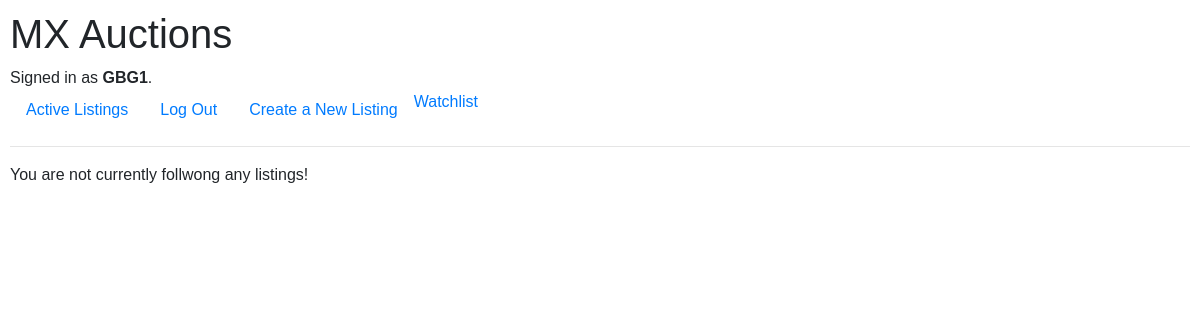
/watchlist (signed in), run on an earlier commit of the app's database.
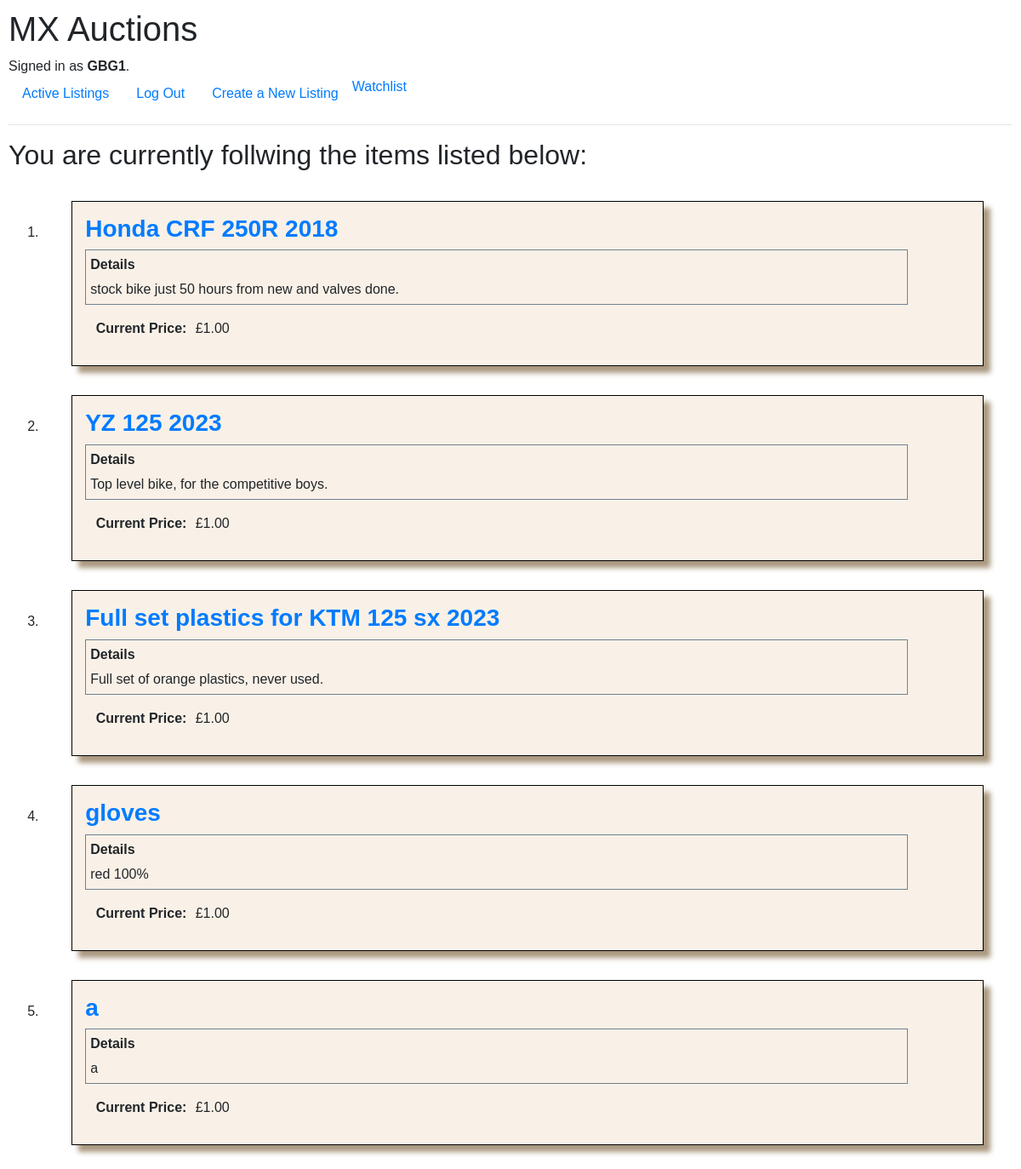
And on a later commit of the database.
### auctions/models.py (models this page shows, shortened)
class User(AbstractUser):
    def __str__(self):
        return f"{self.id}: Email: {self.email}"

class Listing(models.Model):
    category = models.ForeignKey(Category, on_delete=models.SET_NULL, null = True, blank=True, related_name="listings")
    listing_title = models.CharField(max_length=256, verbose_name="Title")
    listing_details = models.TextField(verbose_name="Please enter full detailss of your Listing")
    listing_date_time = models.DateTimeField(default = now, verbose_name="Listing time")
    starting_price = models.DecimalField(max_digits=10, decimal_places=2, blank = False, default = 1, verbose_name="Starting Price")
    current_bid = models.DecimalField(max_digits=10, decimal_places=2, null = True, blank = True, verbose_name="Current Bid")
    sold_price = models.DecimalField(max_digits=10, decimal_places=2, null = True, blank = True, verbose_name="Sold Price")
    reserve = models.DecimalField(max_digits=10, decimal_places=2, verbose_name="Reserve")
    closing_time = models.DateTimeField(default = thirtysixhours, verbose_name="closingtime")
    auction_open = models.BooleanField(default = True, verbose_name="Auction Open")
    listing_image_url = models.URLField(verbose_name="URL for images for Listing Item")
    user = models.ForeignKey(User, on_delete=models.CASCADE, related_name="listings", verbose_name="Listed by")
    following = models.ManyToManyField(settings.AUTH_USER_MODEL, blank=True, related_name="followers", verbose_name="following")

### auctions/views.py (the view)
# urls.py: path('watchlist', views.watchlist, name = "watchlist"),
def watchlist(request):
    user = request.user
    if user.is_authenticated:
        followed_listings = Listing.objects.filter(following=request.user)
        return render(request, 'auctions/followed_listings.html',
                      {'followed_listings': followed_listings,
                       })
    else:
        return render(request, 'auctions/index.html',
                      {'message': 'You need to be logged in to view the Watchlist page.'})

### auctions/templates/auctions/followed_listings.html (shortened to what this page needs)
{% extends "auctions/layout.html" %}
{% block body %}
<main>
    <div class="Wishlist-Container">
        {% if followed_listings %}
        <h2>You are currently follwing the items listed below:</h2>
        <ol>
            {% for listing in followed_listings %}
            <li>
                <div class="individual-listing">
                    <a href="{% url 'listing_details' listing_id=listing.id %}">
                        <h3><strong>{{ listing.listing_title }}</strong></h3>
                    </a>
                    <div class="details">
                        <div class="listing_details">
                            <p><strong>Details</strong></p>
                            <p> {{ listing.listing_details }} </p>
                        </div>
                    </div>
                    <div class = "price-box">
                        <div class=price-title"><strong>Current Price:</strong></div><div class="price">£{{ listing.current_bid }} </div>
                    </div>
            </li>
            {% endfor %}
        </ol>
        {% else %}
        <div>
            You are not currently follwong any listings!
        </div>
        {% endif %}
    </div>
</main>
{% endblock %}

### auctions/templates/auctions/layout.html (shortened to what this page needs)
{% load static %}
<!DOCTYPE html>
<html lang="en">
    <head>
        <link rel="stylesheet" href="https://stackpath.bootstrapcdn.com/bootstrap/4.4.1/css/bootstrap.min.css">
        <link href="{% static 'auctions/styles.css' %}" rel="stylesheet">
    </head>
    <body>
        <h1>MX Auctions</h1>
        <div>
            {% if user.is_authenticated %}
                Signed in as <strong>{{ user.username }}</strong>.
            {% else %}
                Not signed in.
            {% endif %}
        </div>
        <ul class="nav">
            <li class="nav-item">
                <a class="nav-link" href="{% url 'index' %}">Active Listings</a>
            </li>
            {% if user.is_authenticated %}
                <li class="nav-item">
                    <a class="nav-link" href="{% url 'logout' %}">Log Out</a>
                </li>
                <li class="nav-item">
                    <a class="nav-link" href="{% url 'new_listing' %}">Create a New Listing</a>
                </li>
                <li class = "watchlist">
                    <a class="watchlist=link" href="{% url 'watchlist' %}">Watchlist</a>
                </li>
            {% endif %}
        </ul>
        <hr>
        {% block body %}
        {% endblock %}
    </body>
</html>

### auctions/static/auctions/styles.css (style rules this page uses)
body { padding: 10px; font-family: sans-serif; background-color: white; }
.individual-listing { margin: 3%; border: 1px solid black; background-color: rgb(249, 241, 231); box-shadow: 8px 8px 6px rgb(170, 152, 127); padding: 15px; }
.listing_details { margin-right: 7%; border: 1px solid slategray; min-width: 60%; min-height: 100%; vertical-align: top; }
.listing_details p { margin: 5px 5px 5px 5px; font-weight: normal; width: 100%; height: auto; object-fit: cover; }
.price-box { display: flex; flex-direction: row; margin-top: 1rem; margin-bottom: 1rem; margin-left: 1.2%; gap: 1%; }
.price { flex: 1; margin-left: 10ox; }

What changed in the data, as far as the page shows it:
added Listing: listing_title "Honda CRF 250R 2018", listing_details "stock bike just 50 hours from new and valves done.", current_bid "1.00"
added Listing: listing_title "YZ 125 2023", listing_details "Top level bike, for the competitive boys.", current_bid "1.00"
added Listing: listing_title "Full set plastics for KTM 125 sx 2023", listing_details "Full set of orange plastics, never used.", current_bid "1.00"
added Listing: listing_title "gloves", listing_details "red 100%", current_bid "1.00"
added Listing: listing_title "a", listing_details "a", current_bid "1.00"
Also different on the page:
text no longer shown: "You are not currently follwong any listings!"
text now shown: "You are currently follwing the items listed below:"
